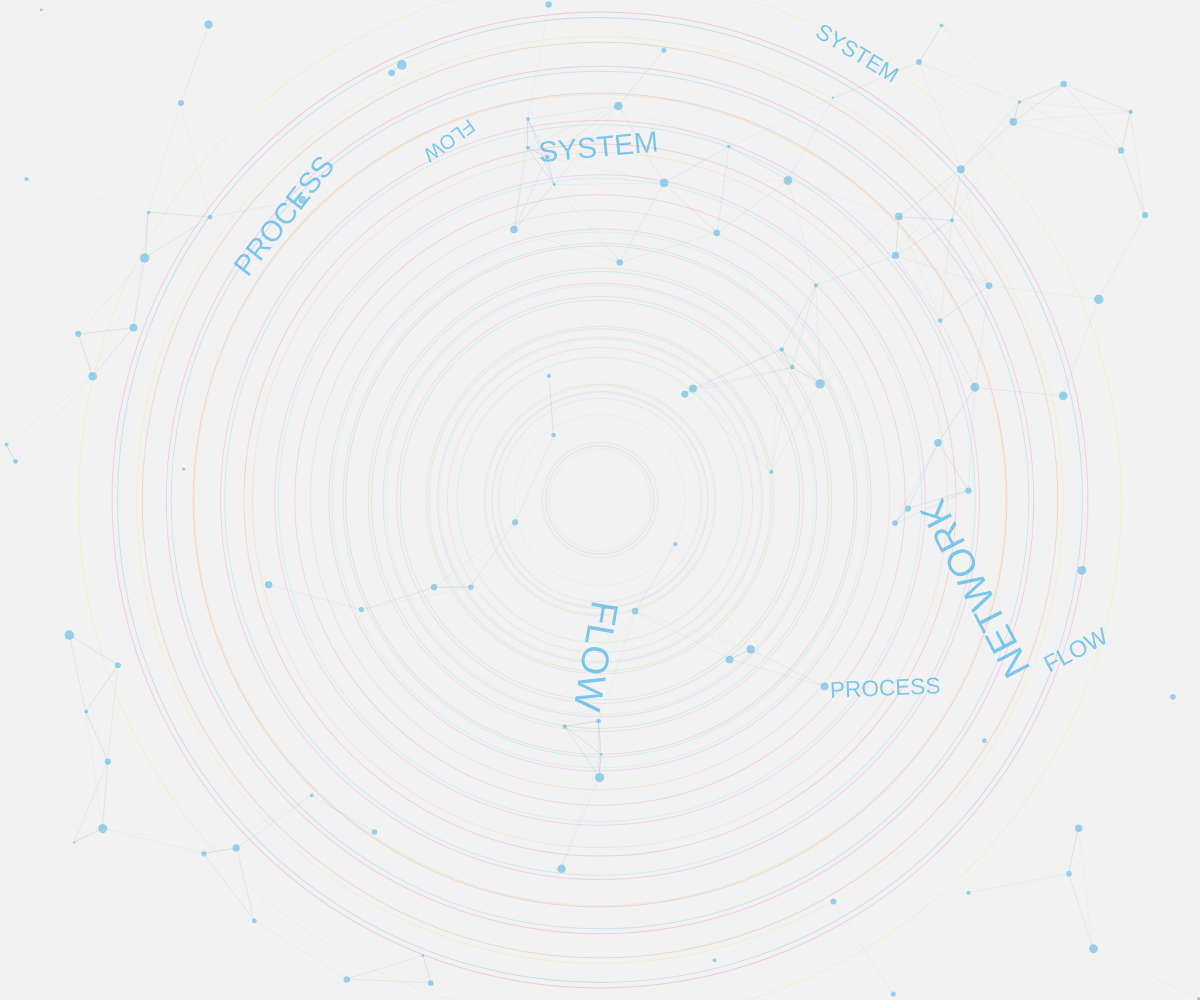
Frame 1 (no input)
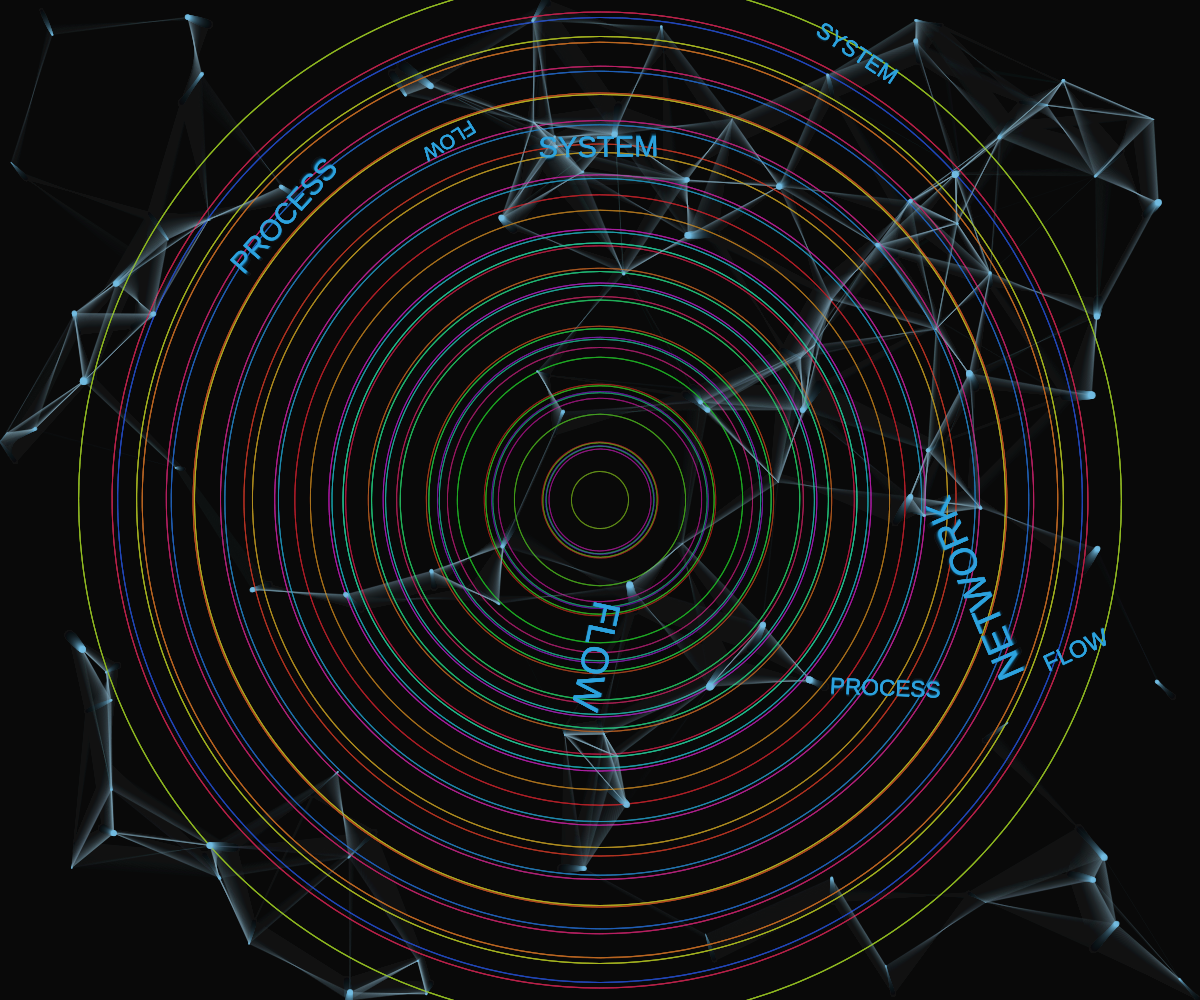
Frame 60 (no input)
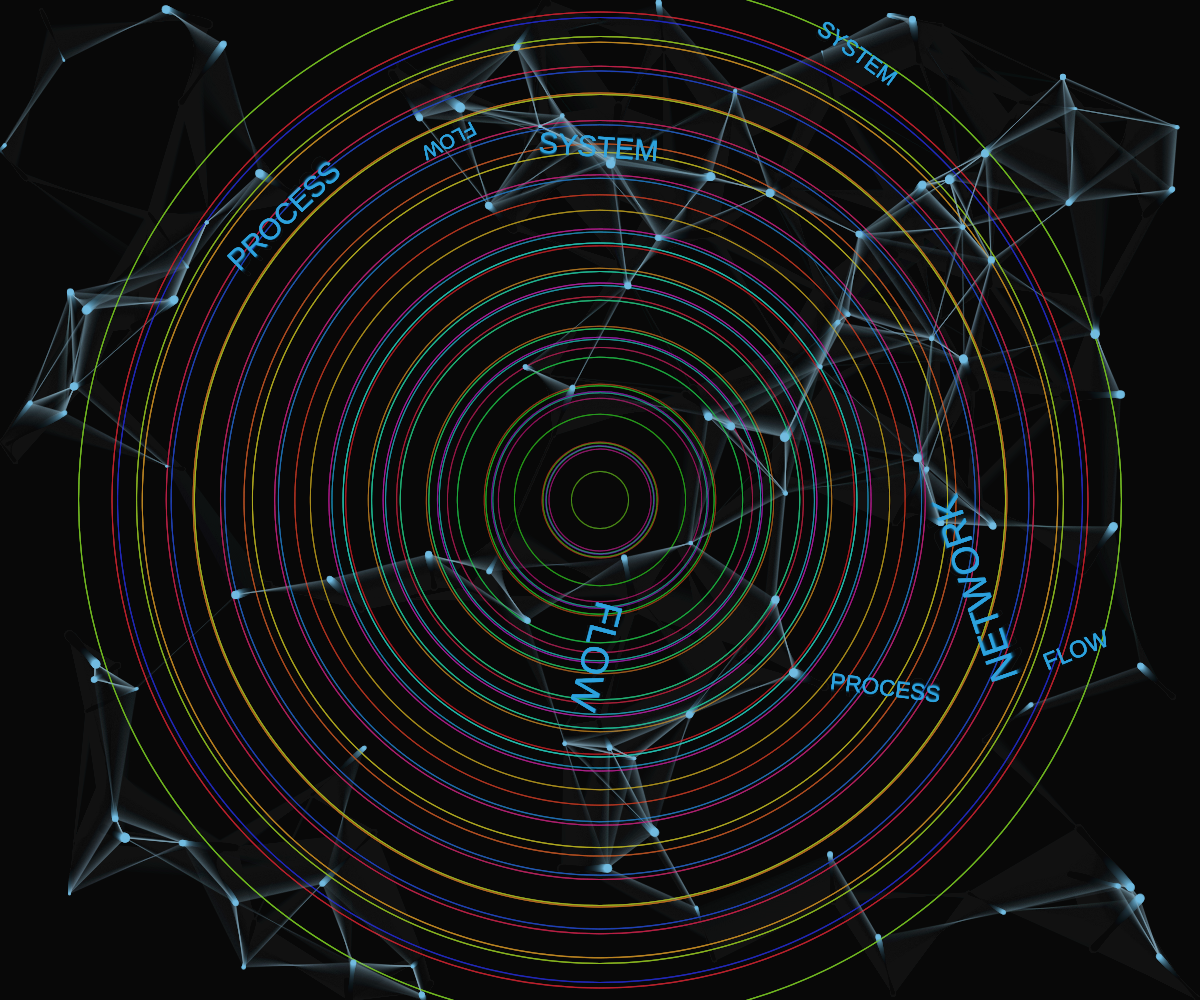
Frame 120 (the mouse pressed at the canvas centre since frame 60)

The p5.js sketch that drew these frames (run headless with seeded random() and noise() and a simulated clock; from frame 60 on, the mouse is pressed at the canvas centre):

// p5.js sketch
// ── sketch.js
let gradients = [];
let particles = [];
let typography = [];
let time = 0;

function setup() {
  createCanvas(windowWidth, windowHeight);
  colorMode(HSB, 360, 100, 100, 1);
  
  // Create gradient layers
  for (let i = 0; i < 5; i++) {
    gradients.push({
      speed: random(0.001, 0.003),
      rotation: random(TWO_PI),
      scale: random(0.5, 2),
      hue: random(360)
    });
  }
  
  // Create data particles
  for (let i = 0; i < 100; i++) {
    particles.push({
      x: random(width),
      y: random(height),
      size: random(2, 8),
      speedX: random(-0.5, 0.5),
      speedY: random(-0.5, 0.5),
      pulse: random(PI)
    });
  }
  
  // Create typography elements
  const words = ['DATA', 'FLOW', 'NETWORK', 'SYSTEM', 'PROCESS'];
  for (let i = 0; i < 8; i++) {
    typography.push({
      text: random(words),
      x: random(width),
      y: random(height),
      speed: random(0.001, 0.003),
      rotation: random(TWO_PI),
      size: random(20, 40)
    });
  }
}

function draw() {
  time += 0.01;
  
  // Clear with a subtle fade
  fill(0, 0, 0, 0.05);
  noStroke();
  rect(0, 0, width, height);
  
  // Draw gradients
  for (let i = 0; i < gradients.length; i++) {
    const g = gradients[i];
    g.rotation -= g.speed;
    g.hue = (g.hue + 0.2) % 360;
    
    push();
    translate(width/2, height/2);
    rotate(g.rotation);
    
    // Create gradient effect with multiple circles
    for (let j = 0; j < 10; j++) {
      const radius = (width + height) * 0.3 * g.scale * (j / 10);
      const alpha = map(j, 0, 10, 0.05, 0.2);
      const hue = (g.hue + j * 10) % 360;
      
      noFill();
      stroke(hue, 80, 90, alpha);
      ellipse(0, 0, radius, radius);
    }
    
    pop();
  }
  
  // Draw pulsing connections between particles
  beginShape(LINES);
  for (let i = 0; i < particles.length; i++) {
    const p1 = particles[i];
    for (let j = i + 1; j < particles.length; j++) {
      const p2 = particles[j];
      
      // Calculate distance
      const dx = p1.x - p2.x;
      const dy = p1.y - p2.y;
      const dist = sqrt(dx * dx + dy * dy);
      
      // Only connect if within range
      if (dist < 150) {
        const alpha = map(dist, 0, 150, 0.8, 0);
        stroke(200, 30, 80, alpha * 0.5);
        vertex(p1.x, p1.y);
        vertex(p2.x, p2.y);
      }
    }
  }
  endShape();
  
  // Draw particles
  for (let i = 0; i < particles.length; i++) {
    const p = particles[i];
    
    // Update position
    p.x += p.speedX;
    p.y += p.speedY;
    
    // Bounce off edges
    if (p.x < 0 || p.x > width) p.speedX *= -1;
    if (p.y < 0 || p.y > height) p.speedY *= -1;
    
    // Pulsing effect
    p.pulse += 0.05;
    const pulseSize = p.size + sin(p.pulse) * 2;
    
    fill(200, 50, 90, 0.7);
    noStroke();
    ellipse(p.x, p.y, pulseSize);
  }
  
  // Draw kinetic typography
  for (let i = 0; i < typography.length; i++) {
    const t = typography[i];
    
    push();
    translate(t.x, t.y);
    rotate(t.rotation);
    
    t.rotation += t.speed * 0.5;
    
    fill(200, 80, 90, 0.6);
    noStroke();
    textSize(t.size);
    textAlign(CENTER, CENTER);
    text(t.text, 0, 0);
    
    pop();
  }
}

function windowResized() {
  resizeCanvas(windowWidth, windowHeight);
}
